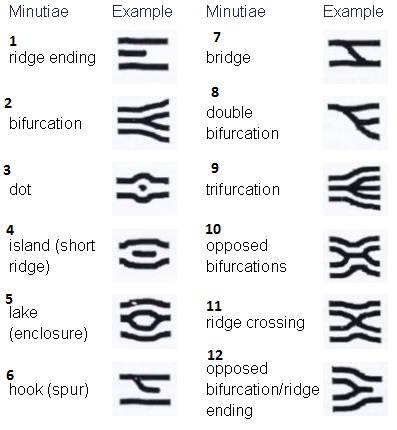
#> input picture PracaMagisterska/PracaMagisterska/20101103_65.jpg, 397 x 430 px, given in place of 001001.png, which was not available
$ python GaborTest.py   (Python 2 division)   (older library calls are emulated)
#> lines starting #> are read from the running program, lines starting #| are printed output that depends on the picture; pictures that were not available may be replaced by others from this repository, and a replacement may not be noted
import cv2
import argparse
import numpy as np
from PIL import Image
import frequency
import utils
import math
import Filters
sobelOperator = [[-1, 0, 1], [-2, 0, 2], [-1, 0, 1]]

def apply_kernel_at(get_value, kernel, i, j):
    kernel_size = len(kernel)
    result = 0
    for k in range(0, kernel_size):
        for l in range(0, kernel_size):
            pixel = get_value[i + k - kernel_size / 2][j + l - kernel_size / 2]
            result += pixel * kernel[k][l]
    return result

def calculateOrientation(image,gausWindow, gaussSgima,window,ksize):
    smoothed_im = cv2.GaussianBlur(image, (gausWindow, gausWindow), gaussSgima, sigmaY=gaussSgima)
    # # dx = cv2.Sobel(smoothed_im, cv2.CV_8U, 1, 0, ksize=gausWindow)
    # # dy = cv2.Sobel(smoothed_im, cv2.CV_8U, 0, 1, ksize=gausWindow)
    # #
    # # Gxx = dx **2
    # # Gyy = dx **2
    # # Gxy = dy * dx
    # # Gxx = cv2.GaussianBlur(Gxx, (gausWindow, gausWindow), gaussSgima, sigmaY=gaussSgima)
    # # Gyy = cv2.GaussianBlur(Gyy, (gausWindow, gausWindow), gaussSgima, sigmaY=gaussSgima)
    # # Gxy = cv2.GaussianBlur(Gxy, (gausWindow, gausWindow), gaussSgima, sigmaY=gaussSgima)
    # #
    # # denom = np.sqrt(Gxy** 2 + (Gxx - Gyy)** 2)
    # # sin2theta = Gxy/ denom
    # # cos2theta = (Gxx - Gyy) / denom
    # #
    # # sin2theta = cv2.GaussianBlur(sin2theta, (gausWindow, gausWindow), gaussSgima, sigmaY=gaussSgima)
    # # cos2theta = cv2.GaussianBlur(cos2theta, (gausWindow, gausWindow), gaussSgima, sigmaY=gaussSgima)
    # #
    # # orientim = np.pi*0.5 + np.arctan2(sin2theta, cos2theta) * 0.5
    # # # smooth image with gaussian blur
    # smoothed_im = Filters.gaussFilter(image, 0.5, 3)
    #
    # # calculate gradients with sobel filter
    # dx, dy = Filters.sobelFilter(smoothed_im)
    #
    # # smooth gradients
    # Gx = Filters.gaussFilter(dx, 0.5, 3)
    # Gy = Filters.gaussFilter(dy, 0.5, 3)
    #
    # # compute gradient magnitude
    # Gxx = Gx ** 2
    # Gyy = Gy ** 2
    # G = np.sqrt(Gxx + Gyy)
    #
    # # calculate theta
    # theta = np.arctan2(Gy, Gx)
    #
    # # smooth theta
    # smoothed_theta = Filters.gaussFilter(theta, 0.5, 3)
    #
    # # calculate double sine and cosine on theta --> increases precision
    # Tx = (G ** 2 + 0.001) * (np.cos(smoothed_theta) ** 2 - np.sin(smoothed_theta) ** 2)
    # Ty = (G ** 2 + 0.001) * (2 * np.sin(smoothed_theta) * np.cos(smoothed_theta))
    #
    # denom = np.sqrt(Ty ** 2 + Tx ** 2)
    #
    # Tx = Tx / denom
    # Ty = Ty / denom
    #
    # # smooth theta x and y
    # smoothed_Tx = Filters.gaussFilter(Tx, 0.5, 3)
    # smoothed_Ty = Filters.gaussFilter(Ty, 0.5, 3)
    #
    # # calculate new value for theta
    # theta = np.pi + np.arctan2(smoothed_Ty, smoothed_Tx) * 0.5
    # kern = cv2.getGaussianKernel(gausWindow, gaussSgima)
    # smoothed_im = cv2.GaussianBlur(image,(gausWindow,gausWindow),gaussSgima,sigmaY=gaussSgima)
    # c_smoothed_im =smoothed_im.copy()
    ySobel = sobelOperator
    xSobel = np.transpose(sobelOperator)
    dx = cv2.Sobel(smoothed_im, cv2.CV_8U, 1, 0, ksize=5)
    dy = cv2.Sobel(smoothed_im, cv2.CV_8U, 0, 1, ksize=5)
    angles = []
    f = lambda x, y: x * y
    g = lambda x, y: (x ** 2)*(y ** 2)
    # # angles = [[] for i in range(0, image.shape[0], window)]
    # # angles = []
    for i in range(0, image.shape[0], window):
        for j in range(0, image.shape[1], window):
            gx = 0
            gy = 0
            gxy = 0
            for k in range(i, min(i + window, image.shape[0] - 1)):
                for l in range(j, min(j + window, image.shape[1] - 1)):
                    xP = dx[k][l]
                    yP = dy[k][l]
                    gx += np.multiply(xP,xP)
                    gy += np.multiply(yP,yP)
                    gxy += np.multiply(xP,yP)
            angle = 0.5 * np.pi + math.atan2(2 * gxy, gx - gy) * 0.5
            print math.degrees(angle)

            angles.append(angle)
    # angles = utils.smooth_angles(angles)
    # # angles = [x for sublist in angles for x in sublist]
    # # for i in range(0, image.shape[0], window):
    # #     for j in range(0, image.shape[1], window):
    # #         gx = 0
    # #         gy = 0
    # #         gxy = 0
    # #         for k in range(i, min(i + window, image.shape[0] - 1)):
    # #             for l in range(j, min(j + window, image.shape[1] - 1)):
    # #                 gx += np.multiply(dx[k][l], dx[k][l])
    # #                 gy += np.multiply(dy[k][l], dy[k][l])
    # #                 gxy += np.multiply(dx[k][l], dy[k][l])
    # #         angle = (0.5*np.pi) + 0.5 *math.atan2(gxy, gx-gy)
    # #         angles.append(angle)
    #
    # angles = cv2.GaussianBlur(np.asarray(angles),(gausWindow,gausWindow),gaussSgima,sigmaY=gaussSgima)
    #
    # #
    # # dx = cv2.Sobel(smoothed_im, cv2.CV_8U, 1, 0, ksize=gausWindow)
    # # dy = cv2.Sobel(smoothed_im, cv2.CV_8U, 0, 1, ksize=gausWindow)
    # #
    # # # smooth gradients
    # # Gx = cv2.filter2D(dx,cv2.CV_8U,kern)
    # # Gy = cv2.filter2D(dy,cv2.CV_8U,kern)
    # #
    # # Gxx = Gx ** 2
    # # Gyy = Gy ** 2
    # # G = np.sqrt(Gxx + Gyy)
    # #
    # # theta = np.arctan2(Gy, Gx)
    # # Tx = (G ** 2 + 0.001) * (np.cos(theta) ** 2 - np.sin(theta) ** 2)
    # # Ty = (G ** 2 + 0.001) * (2 * np.sin(theta) * np.cos(theta))
    # #
    # # denom = np.sqrt(Ty ** 2 + Tx ** 2)
    # #
    # # Tx = Tx / denom
    # # Ty = Ty / denom
    # # theta = np.pi + np.arctan2(Ty, Tx) / 2
    # # print theta.shape
    # # print smoothed_im.shape
    # # im = Image.open("C:\\Users\\Ojtek\\Documents\\DATABASE2\\001002.png")
    # # im = im.convert("L")
    # # fromArray = Image.fromarray(smoothed_im)
    # # f = lambda x, y: 2 * x * y
    # # g = lambda x, y: x ** 2 - y ** 2
    # # angles2 = utils.calculate_angles(im, window, f, g)
    # # freqs = frequency.freq(smoothed_im,window,angles)
    # # print freqs
    filtred = decomposeImage(image, angles, window,ksize)
    return filtred

def vec_and_step(tang, W):
    (begin, end) = utils.get_line_ends(0, 0, W, tang)
    (x_vec, y_vec) = (end[0] - begin[0], end[1] - begin[1])
    length = math.hypot(x_vec, y_vec)
    (x_norm, y_norm) = (x_vec / length, y_vec / length)
    step = length / W
    return (x_norm, y_norm, step)

def coords(x,y,distance, orient):
    pointX = x + distance * math.cos(orient)
    pointY = y + distance * math.sin(orient)
    array = np.rint((pointY,pointX))
    return (int(array[0]),int(array[1]))

def copyArray(image, theta, x,y,window):
    im = np.empty([window,window]).astype('uint8')
    # o = np.empty([window,window])
    for j in range(0,window):
        if x + j >= image.shape[0]:
            return im
        for i in range(0,window):
            if y + i >= image.shape[1]:
                break
            im[j][i] = (image[x + j][y + i])
            # o[j][i] = (theta[x + j][y + i])
    return im

def copyToArray(image, windows, y, x, counter, window):
    # print  image.shape
    # print windows
    for j in range(0,window):
        if y + j >= image.shape[0]:
            return image
        for i in range(0,window):
            if x + i >= image.shape[1]:
                break
            if np.isnan(windows[counter][j][i]):
                windows[counter][j][i] = 0
            # print (windows[counter][j][i])
            image[y + j][x + i] = (windows[counter][j][i])
    return image


def decomposeImage(image, theta, window,ksize):
    windows = []
    orient = theta
    median = []
    row_count = 0
    for x in range(0, image.shape[0], window):
        for y in range(0,  image.shape[1], window):
            w = copyArray(image, theta, x, y, window)
            windows.append(w)
            # orient.append(o)
            row_count += 1

    print str(row_count)

    for cr in range(0,row_count):
        # [4 lines of commented-out code are left out]

        len = 1.5
        # median.append(sum / orient[cr].shape[0] ** 2)
        x1 = 4 - len / 2 * math.cos(np.average(orient[cr])) * 10
        x1 = np.around(x1)
        x1 = x1.astype(int)
        y1 = 4 - len / 2 * math.sin(np.average(orient[cr])) * 10
        y1 = np.around(y1)
        y1 = y1.astype(int)

        x2 = 4 + math.cos(np.average(orient[cr])) * 10
        x2 = np.around(x2)
        x2 = x2.astype(int)
        y2 = 4 + math.sin(np.average(orient[cr])) * 10
        y2 = np.around(y2)
        y2 = y2.astype(int)

        point1 = (x1, y1)
        point2 = (x2, y2)

        # [6 lines of commented-out code are left out]
    count = 0
    for i in range(0, row_count):
            # print str(i)
            # print len(freqs[i])
        kern = cv2.getGaborKernel((7,7),4,np.average(orient[i]),35,22)
        windows[i] = cv2.filter2D(src=windows[i], ddepth=cv2.CV_32F, kernel=kern)
        count +=1


    final_image = reconstructImage(image, windows, window)
    return final_image


def reconstructImage(image, windows, window):
    c = 0
    for currenty in range(0, image.shape[0], window):
        for currentx in range(0,  image.shape[1], window):
            image = copyToArray(image, windows, currenty, currentx, c, window)
            c+=1
    return image

if __name__ == '__main__':
    parser = argparse.ArgumentParser(description="Gabor filter applied")
    # [6 lines of commented-out code are left out]

    image_gray = cv2.imread("C:\\Users\\Ojtek\\Documents\\DATABASE2\\001001.png",0)
#> image_gray: shape (430, 397); min 0, max 255, mean 232.5
    M0 = 100
    V0 = 100
    M = np.mean(image_gray)
#> M = 232.5
    V = np.var(image_gray)
#> V = 3940.3
    for i in range(0, image_gray.shape[0]):
        for j in range(0, image_gray.shape[1]):
            if image_gray[i][j] > M:
                image_gray[i][j] = M0 + np.sqrt(np.divide(V0 * np.power(image_gray[i][j] - M, 2), V))
            else:
                image_gray[i][j] = M0 - np.sqrt(np.divide(V0 * np.power(image_gray[i][j] - M, 2), V))
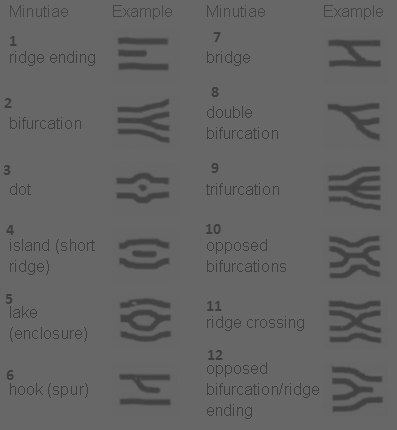
#> image_gray: shape (430, 397); min 62, max 103, mean 99.4

    cv2.imshow("image_gray", image_gray)

    gabor = calculateOrientation(image_gray, 3, 0.5,17,5)
#> in calculateOrientation, `dx = cv2.Sobel(smoothed_im, cv2.CV_8U, 1, 0, ksize=5)`:
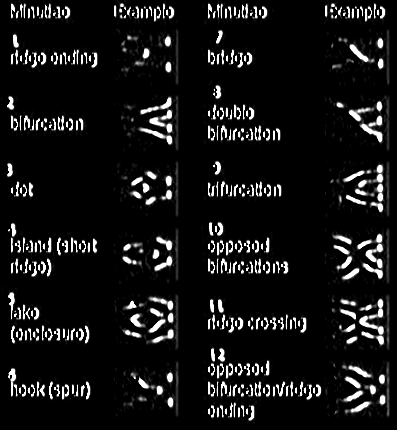
#> dx: shape (430, 397); min 0, max 255, mean 21.3
#> in calculateOrientation, `dy = cv2.Sobel(smoothed_im, cv2.CV_8U, 0, 1, ksize=5)`:
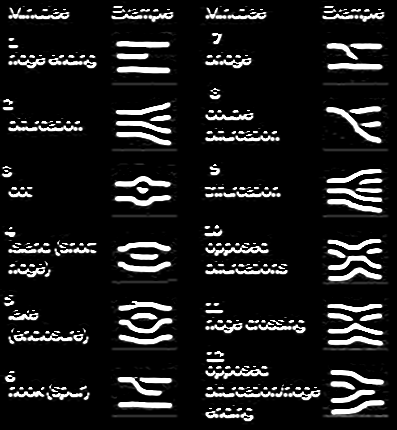
#> dy: shape (430, 397); min 0, max 255, mean 28
#> after the loop in calculateOrientation, `for i in range(0, image.shape[0], window):`: angles = 624 values, max 3.14 at index 18, min 1.57 at index 5, mean 2.17
#> in decomposeImage, `orient = theta`: orient has the same summary as angles in calculateOrientation
#> after the loop in decomposeImage, `for x in range(0, image.shape[0], window):`: row_count = 624; windows = 624 items
#> the loop in decomposeImage, `for cr in range(0,row_count):` made 624 passes
#> (x1, y1, x2, y2) on passes 1 to 3: (10, 0, -4, 10), (10, -1, -4, 11), (9, -2, -2, 12)
#> after the loop in reconstructImage, `for currenty in range(0, image.shape[0], window):`:
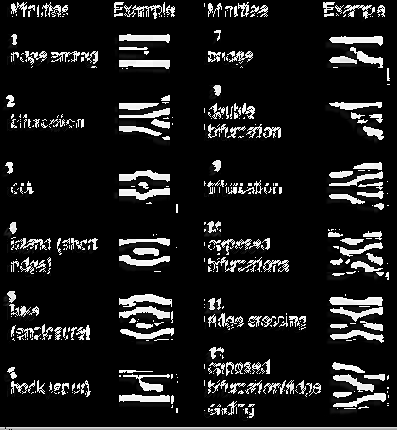
#> image: shape (430, 397); min 0, max 255, mean 29

    cv2.imshow("gabor", gabor)

    cv2.waitKey(0);
    cv2.destroyAllWindows();
